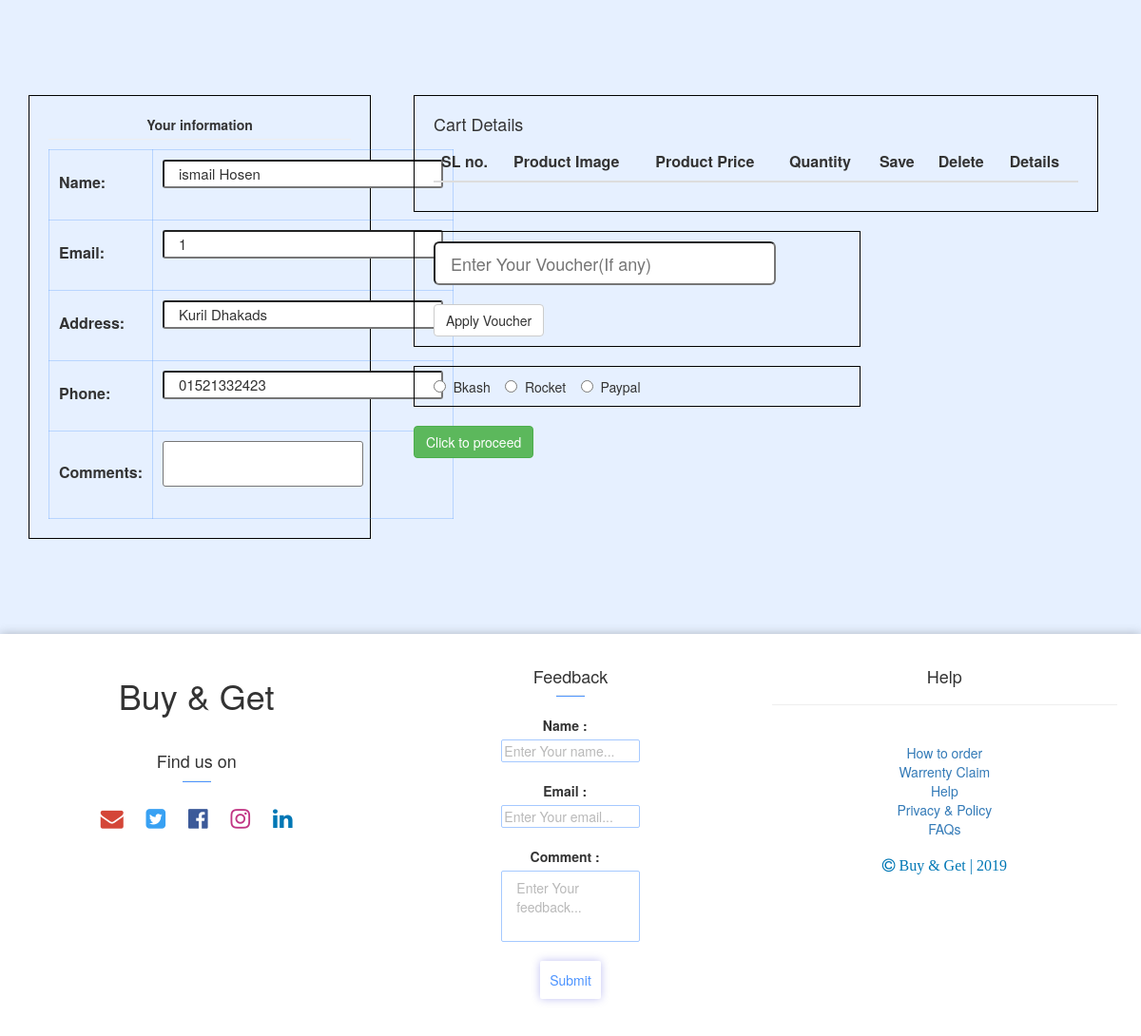
The app's page /app/order.php?id=8&header=lenevo updated (signed in), older data.
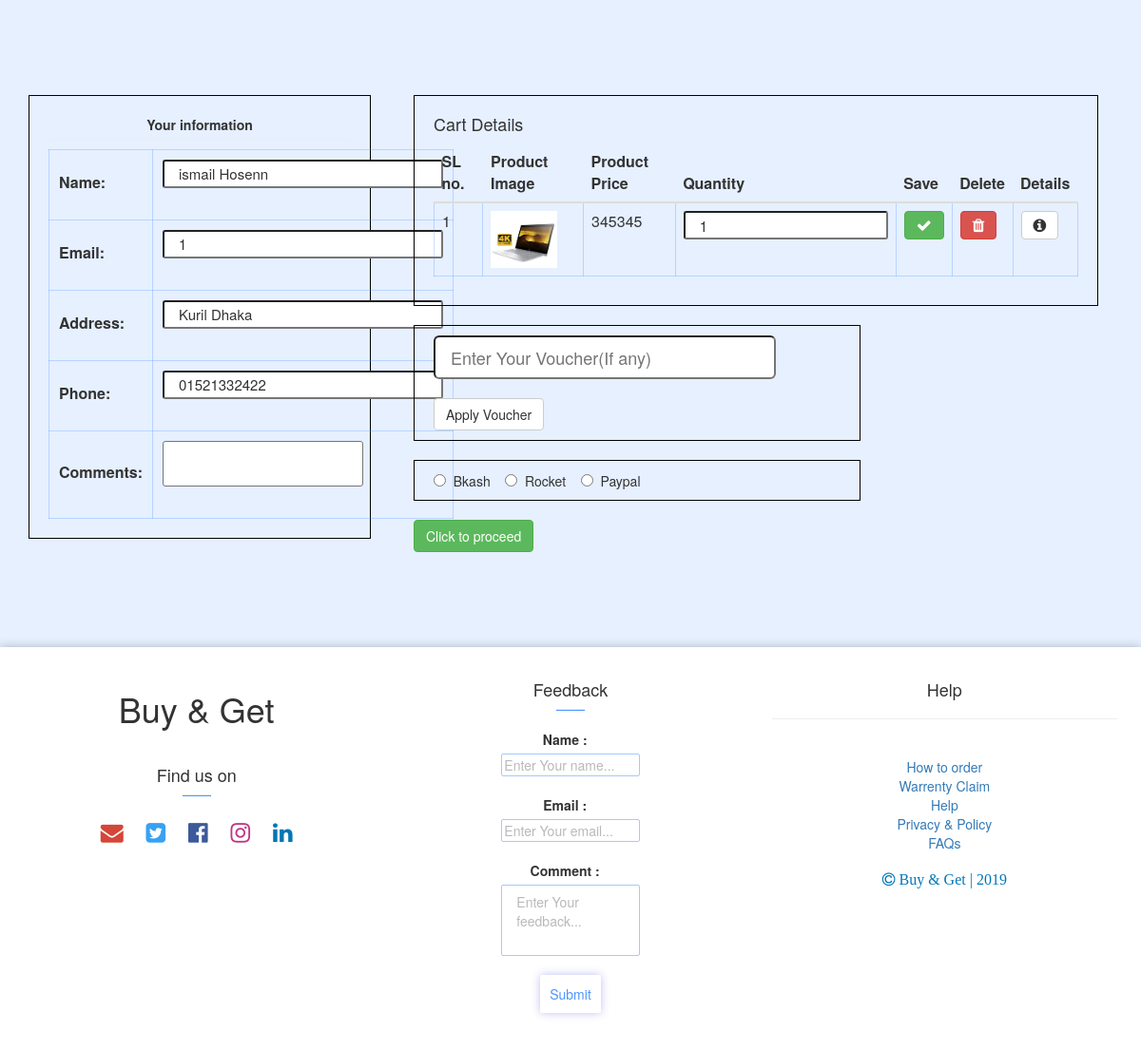
The same page, newer data.
### tables this page shows
CREATE TABLE `cart` (
  `c_id` int(10) NOT NULL,
  `product_id` int(10) NOT NULL,
  `customer_id` int(10) NOT NULL,
  `quantity` int(10) NOT NULL
);

CREATE TABLE `laptops` (
  `id` int(11) NOT NULL,
  `owner_id` int(50) NOT NULL,
  `brand` varchar(20) NOT NULL,
  `model` varchar(50) NOT NULL,
  `header` varchar(100) NOT NULL,
  `processor` varchar(50) NOT NULL,
  `generation` varchar(50) NOT NULL,
  `clock_speed` varchar(50) NOT NULL,
  `cache` varchar(50) NOT NULL,
  `display_type` varchar(50) NOT NULL,
  `display_size` varchar(50) NOT NULL,
  `display_resolution` varchar(50) NOT NULL,
  `touch` varchar(50) NOT NULL,
  `ram_type` varchar(50) NOT NULL,
  `ram` varchar(50) NOT NULL,
  `storage` varchar(50) NOT NULL,
  `graphics_chipset` varchar(50) NOT NULL,
  `graphics_memory` varchar(50) NOT NULL,
  `networking` varchar(50) NOT NULL,
  `display_port` varchar(50) NOT NULL,
  `audio_port` varchar(50) NOT NULL,
  `usb_port` varchar(50) NOT NULL,
  `battery` varchar(50) NOT NULL,
  `weight` varchar(50) NOT NULL,
  `color` varchar(50) NOT NULL,
  `operating_system` varchar(50) NOT NULL,
  `others` varchar(50) NOT NULL,
  `part_no` varchar(50) NOT NULL,
  `origin` varchar(50) NOT NULL,
  `assemble` varchar(50) NOT NULL,
  `warranty` varchar(50) NOT NULL,
  `upcoming` varchar(50) NOT NULL,
  `gifts` varchar(50) NOT NULL,
  `main_image` varchar(50) NOT NULL,
  `regular_price` int(20) NOT NULL,
  `special_price` int(20) NOT NULL,
  `discount_price` int(10) NOT NULL,
  `date` datetime NOT NULL DEFAULT CURRENT_TIMESTAMP,
  `quantity` int(100) NOT NULL,
  `status` int(5) NOT NULL
);

### data/connection.php (called while the page is built)
<?php
function connection()
{
	$con=mysqli_connect("localhost","root","","buy&get");
	return $con;
}
?>

### data/products_data_access.php (called while the page is built, shortened)
<?php
include_once 'connection.php';
function get_order_cart($id,$p_id)
{
	return mysqli_query(connection(),"SELECT cart.c_id, cart.quantity, cart.customer_id, cart.product_id,laptops.special_price, laptops.header, laptops.main_image, laptops.id FROM cart INNER JOIN laptops WHERE cart.product_id=laptops.id  AND cart.customer_id=$id AND cart.product_id='$p_id'");
}
function owner_id_query($p_id)
{
	return mysqli_query(connection(),"SELECT owner_id FROM laptops WHERE id='$p_id'");
}
?>

### service/product_services.php (called while the page is built, shortened)
<?php
include_once '../data/products_data_access.php';
	function get_owner_id($p_id)
	{
		$query=owner_id_query($p_id);
		$rows1=mysqli_num_rows($query);
		if($rows1>0)
		{
			while($row=mysqli_fetch_assoc($query))
			{
				return $row['owner_id'];
			}
		}
	}

### app/order.php (the view, shortened to what this page needs)
<?php
include 'common.php';
include '../service/product_services.php';
$id=$_SESSION['user']['id'];
$email=$_SESSION['user']['email'];
$name=$_SESSION['user']['name'];
$address=$_SESSION['user']['address'];
$phone=$_SESSION['user']['phone'];
$p_id=$_GET['id'];
$owner_id=get_owner_id($p_id);
myLink();
?>
<!DOCTYPE html>
<html>
	<head>
			<link rel="stylesheet" type="text/css" href="commoncss.css">
    </head>
    <body>
        <div class="container order">
            <div class="row ">
                    <div class="col-lg-4 col-md-4 col-sm-4 col-xs-4 text-center">
                        <div class="information">
                                <table class="">
                                    <tbody>
                                        <tr><strong>Your information</strong></tr><hr style="margin:5px 0px 10px 0px;">
                                        <tr>
                                            <td width=200px><label>Name:</label></td>
                                            <td width="500px">
                                                <input id="name" type="text" class="input-sm"  placeholder="&nbsp;Enter your Full Name..." size="30" name="name" value="<?= $name ?>"><br><br>
                                            </td>
                                        </tr>
                                        <tr>
                                            <td width=200px><label>Email:</label></td>
                                            <td width="500px">
                                                <input id="email" type="text" class="input-sm" readonly  placeholder="&nbsp;Enter your Full Name..." size="30" name="email" value="<?= $email ?>"><br><br>
                                            </td>
                                        </tr>
                                        <tr>
                                            <td width=200px><label>Address:</label></td>
                                            <td width="500px">
                                                <input id="address" type="text" class="input-sm"  placeholder="&nbsp;Enter your Full Name..." size="30" name="address" value="<?= $address ?>"><br><br>
                                            </td>
                                        </tr>
                                        <tr>
                                            <td width=200px><label>Phone:</label></td>
                                            <td width="500px">
                                                <input id="phone" type="text" class="input-sm"  placeholder="&nbsp;Enter your Full Name..." size="30" name="phone" value="<?= $phone ?>"><br><br>
                                            </td>
                                        </tr>
                                        <tr>
                                            <td width=200px><label>Comments:</label></td>
                                            <td width="500px">
                                                <textarea id="comments" class="input-sm" cols="27" style="resize:none; overflow-y:scroll;" name="comment"></textarea>
                                                <br><br>
                                            </td>
                                        </tr>
                                    </tbody>
                                </table>
                        </div>
                    </div>
                    <div class="col-lg-8 col-md-8 col-sm-8">
                        <div class="order-row">
                            <div class="col-lg-12 col-md-12 col-sm-12">
                                <div class="order-details">
                                    <h4>Cart Details</h4>
                                    <table class="table">
                                        <thead>
                                            <th>SL no.</th>
                                            <th>Product Image</th>
                                            <th>Product Price</th>
                                            <th>Quantity</th>
                                            <th>Save</th>
                                            <th>Delete</th>
                                            <th>Details</th>
                                        </thead>
                                        <tbody>
                                        <?php
                                        $slno=0;
                                        $query1=get_order_cart($id,$p_id);;
                                        $rows1=mysqli_num_rows($query1);
                                        if($rows1>0)
                                        {
                                            while($row=mysqli_fetch_assoc($query1))
                                            {
                                        ?>
                                            <tr>
                                                <form method="POST" action="carthandler.php?c_id=<?php echo $row['c_id'];?>&p_id=<?php echo $p_id;?>">
                                                    <td><?php echo $slno +=1?></td>
                                                    <td><img src="images/<?php echo $row['main_image']?>" width="70px;"></td>
                                                    <td id="price"><?php echo $row['special_price']*$row["quantity"]?></td>
                                                    <td><input id="quantity" type="number" class="input-sm" value="<?php echo $row["quantity"]?>" onchange="quantityupdate(<?= $row['c_id']?>, <?= $row['special_price']?>)" min="1" name="quantity"></td>
                                                    <td><button type="submit" name="save_order" class="btn btn-success fa fa-check"></button></td>
                                                    <td><button type="submit" name="delete_order" class="btn btn-danger fa fa-trash"></button></td>
                                                    <td><a href="product_details.php?id=<?php echo $row['product_id'];?>&header=<?php echo $row['header'];?>"><button type="button" name="details" class="btn btn-default fa fa-info-circle"></button></a></td>
                                                </form>
                                            </tr>
                                            <?php }}?>
                                        </tbody>
                                    </table>
                                </div>
                            </div>
                        </div>
                        <div class="col-lg-8 col-md-8 col-sm-8">
                            <div class="voucher">
                                <input type="text" class="input-lg" placeholder="Enter Your Voucher(If any)" size="30"> <br><br>
                                <button class="btn btn-default">Apply Voucher</button>
                            </div>
                        </div>
                        <div class="col-lg-8 col-md-8 col-sm-8">
                            <div class="payment">
                                <input type="radio" name="payment">&nbsp;&nbsp;Bkash&nbsp;&nbsp;&nbsp;&nbsp;<input type="radio" name="payment">&nbsp;&nbsp;Rocket&nbsp;&nbsp;&nbsp;&nbsp;<input type="radio" name="payment">&nbsp;&nbsp;Paypal
                            </div>
                        </div>
                        <div class="col-lg-8 col-md-8 col-sm-8">
                            <button id="proceed" onclick="order(<?=$id?>,<?=$p_id?>,<?=$owner_id?>)" class="btn btn-success" name="">Click to proceed</button>
                        </div>
                    </div>
            </div>
        </div>
    </body>
</html>
<?php
myFooter();
?>

### app/common.php (shortened to what this page needs)
<?php
function myLink()
{
	echo "
		<meta charset='utf-8'>
		<meta name='viewport' content='width=device-width, initial-scale=1.0'>
		<link rel='stylesheet' href='bootstrap/bootstrap.min.css'>
		<link rel='stylesheet' href='font-awesome/css/font-awesome.min.css'>
		<script type='text/javascript' src='jquery/jquery.min.js'></script>
		<script type='text/javascript' src='bootstrap/bootstrap.js'></script>
	";
}
function myFooter()
{
	echo '
<!DOCTYPE html>
<html lang="en">
	<head>
	</head>
	<body>
		<footer>
			<div class="container footer">
				<div class="row">
					<div class="col-lg-4 col-md-4 col-sm-6">
						<div class="footer-about text-center">
							<h1>Buy & Get</h1>
							<br>
							<h4>Find us on</h4>
							<hr class="hr-find-us"><br>
							<a href=""><font class="myicon" color="#d44638" size="5px"><span class="fa fa-envelope"></span></font></a>
							<a href=""><font class="myicon" color="#38A1F3" size="5px"><span class="fa fa-twitter-square"></span></font></a>
							<a href=""><font class="myicon" color="#3c5a99" size="5px"><span class="fa fa-facebook-official"></span></font></a>
							<a href=""><font class="myicon" color="#c13584" size="5px"><span class="fa fa-instagram"></span></font></a>
							<a href=""><font class="myicon" color="#0077B5" size="5px"><span class="fa fa-linkedin"></span></font></a>
						</div>
					</div>
					<div class="col-lg-4 col-md-4 col-sm-6">
						<div class="footer-contact text-center">
							<h4>Feedback</h4>
							<hr class="hr-feedback"><br>
							<form method="POST" action="">
								<label style="">Name : &nbsp;&nbsp;</label><br>
								<input type="text" class="mytextbox" placeholder="Enter Your name..." name="name"><br><br>
								<label>Email : &nbsp;&nbsp;</label><br>
								<input type="text" class="mytextbox" placeholder="Enter Your email..." name="email"><br><br>
								<label for="comments">Comment : &nbsp;&nbsp;</label><br>
								<textarea id="comments" class="mytextbox" placeholder="Enter Your feedback..." name="comment"></textarea><br><br>
								<input class="mybutton" type="submit" value="Submit" name="feedbacksubmit">
							</form>
						</div>
					</div>
					<div class="col-lg-4 col-md-4 col-sm-6">
						<div class="footer-terms text-center">
							<h4 >Help</h4>
							<hr class="hr-help"><br>
							<a href=""><span>How to order</span</a><br>
							<a href=""><span>Warrenty Claim</span</a><br>
							<a href=""><span>Help</span</a><br>
							<a href=""><span>Privacy & Policy</span</a><br>
							<a href=""><span>FAQs</span</a><br><br>
							<a href=""><font color="#0077B5" size="3px"><span class="fa fa-copyright"> Buy & Get | 2019</span></font></a>
						</div>
					</div>
				</div>
			</div>
		</footer>
	</body>
</html>
	';
}
?>

### app/commoncss.css (style rules this page uses)
body { background: #e6f0ff; }
table tbody tr td { padding: 10px; border:.1px solid rgba(77,148,255,.3); }
.order { margin-top:100px; margin-bottom:100px; }
.information { border:1px solid black; padding: 20px 20px; }
.order-details,.voucher,.payment { border:1px solid black; padding: 10px 20px; margin-bottom: 20px; }
body { margin-top: 52px; padding: 0%; }
table input[type="text"],[type="number"] { font-size:15px; padding: 7px 15px; }
textarea { overflow-y: scroll; resize: none; height: 10%; padding: 7px 15px; }

### app/common.php (style rules this page uses)
.footer { position:relative; left: 0; bottom: 0; width: 100%; background: #fff; -webkit-box-shadow: 0 0 10px rgba(0, 0, 0, .25); box-shadow: 0 0 10px rgba(0, 0, 0, .25); padding: 25px; }
.myicon { padding: 5px 10px; }
.hr-find-us { margin: 0 auto; width: 30px; height: 1px; background: #4d94ff; }
.hr-feedback { margin: 0 auto; width: 30px; height: 1px; background: #4d94ff; }
.mytextbox { width: 40%; border: .1px solid #4d94ff; border-radius: 2px; opacity: .5; }
.footer-contact textarea { overflow-y: scroll; resize: none; }
.mybutton { background-color: white; color: #4d94ff; border-radius: 2px; border: none; padding: 10px; -webkit-box-shadow: 0 0 10px rgba(0, 0, 204, .25); box-shadow: 0 0 10px rgba(0, 0, 204, .25); }

Row changes from the older to the newer data that the page shows:
added cart: laptops.special_price "345345", quantity "1"
Text that changed along with them:
form field name: "ismail Hosen" → "ismail Hosenn"
form field address: "Kuril Dhakads" → "Kuril Dhaka"
form field phone: "01521332423" → "01521332422"
